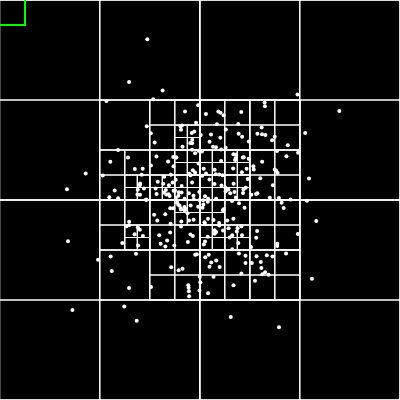
Frame 1 (no input)
Frame 60 (no input): identical to frame 1, image omitted
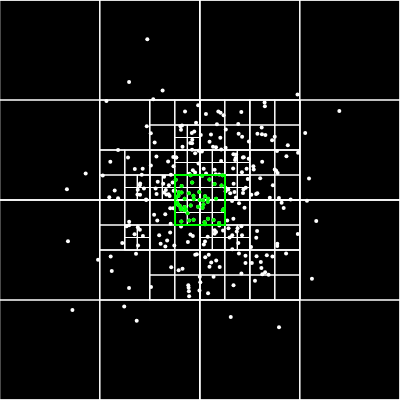
Frame 120 (the mouse pressed at the canvas centre since frame 60)

The p5.js sketch that drew these frames (run headless with seeded random() and noise() and a simulated clock; from frame 60 on, the mouse is pressed at the canvas centre):

// p5.js sketch
// ── sketch.js
let qtree;


function setup() { //funcion configuracion del sketch
  createCanvas(400, 400);//tamaño del lienzo

  let boundary = new Rectangle(200, 200, 200, 200); //
  qtree = new QuadTree(boundary, 4);
  //console.log(qtree);

  for (let i = 0; i < 300; i++) {
    let x = randomGaussian(width / 2, width / 8);
    let y = randomGaussian(height / 2, height / 8);
    let p = new Point(x, y);
    qtree.insert(p);
  }
 // background(0);
 // qtree.show();
}

function draw() {
  background(0);
  qtree.show();

  stroke(0, 255, 0);
  strokeWeight(2);
  rectMode(CENTER);
  let range = new Rectangle(mouseX, mouseY, 25, 25);
  rect(range.x, range.y, range.w * 2, range.h * 2);
  let points = [];
  qtree.query(range, points);
  for (let p of points) {
    strokeWeight(4);//grosor de puntos encerrados
    point(p.x, p.y);
  }
  //console.log(points);
  //console.log(qtree);
  let cantidad = points.length;
  //alert("Numero de puntos es " + cantidad);
  console.log(cantidad);
  //var nameStr = "This photo was taken in " + name + ".";
  //alert(nameStr);
  //console.log(count);
}


// ── quadtree.js
class Point { //clase punto
  constructor(x, y) {
    this.x = x;
    this.y = y;
  }
}

class Rectangle {//clase rectangulo
  constructor(x, y, w, h) {
    this.x = x;
    this.y = y;
    this.w = w;
    this.h = h;
  }
  contains(point) {
    return (
      point.x >= this.x - this.w &&
      point.x <= this.x + this.w &&
      point.y >= this.y - this.h &&
      point.y <= this.y + this.h);
  }
  intersects(range) {
    return !(range.x - range.w > this.x + this.w ||
      range.x + range.w < this.x - this.w ||
      range.y - range.h > this.y + this.h ||
      range.y + range.h < this.y - this.h);
  }
}

class QuadTree { //clase quadtree
  constructor(boundary, n) {
    this.boundary = boundary;
    this.capacity = n;
    this.points = [];
    this.divided = false;
  }

  subdivide() {
    let x = this.boundary.x;
    let y = this.boundary.y;
    let w = this.boundary.w;
    let h = this.boundary.h;
    let ne = new Rectangle(x + w / 2, y - w / 2, w / 2, h / 2);
    this.northeast = new QuadTree(ne, this.capacity);
    let nw = new Rectangle(x - w / 2, y - w / 2, w / 2, h / 2);
    this.northwest = new QuadTree(nw, this.capacity);
    let se = new Rectangle(x + w / 2, y + w / 2, w / 2, h / 2);
    this.southeast = new QuadTree(se, this.capacity);
    let sw = new Rectangle(x - w / 2, y + w / 2, w / 2, h / 2);
    this.southwest = new QuadTree(sw, this.capacity);
    this.divided = true;
  }

  insert(point) {
    if (!this.boundary.contains(point)) {
      return;
    }


    if (this.points.length < this.capacity) {
      this.points.push(point);
    } else {
      if (!this.divided) {
        this.subdivide();
      }
      this.northeast.insert(point);
      this.northwest.insert(point);
      this.southeast.insert(point);
      this.southwest.insert(point);
    }
  }

  query(range, found) {
    
    if (!this.boundary.intersects(range)) {
      return;
    } else {
      for (let p of this.points) {

        if (range.contains(p)) {
          found.push(p);
        }
      }
      if (this.divided) {
        this.northwest.query(range, found);
        this.northeast.query(range, found);
        this.southwest.query(range, found);
        this.southeast.query(range, found);
      }
    }
  }

  show() {
    stroke(255);
    strokeWeight(1);
    noFill();
    rectMode(CENTER);//centrado de p5
    rect(this.boundary.x, this.boundary.y, this.boundary.w * 2, this.boundary.h * 2);
    if (this.divided) {
      this.northeast.show();
      this.northwest.show();
      this.southeast.show();
      this.southwest.show();

    }

    for (let p of this.points) {
      strokeWeight(4);
      point(p.x, p.y);
    }
  }
}
